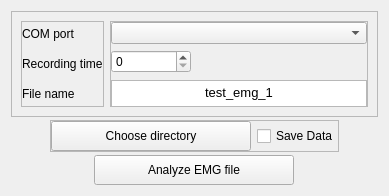
            <widget class="QWidget" name="dataTab" native="true">
             <attribute name="title">
              <string>Data</string>
             </attribute>
             <layout class="QVBoxLayout" name="verticalLayout_8">
              <property name="spacing">
               <number>3</number>
              </property>
              <item alignment="Qt::AlignHCenter">
               <widget class="QFrame" name="frame_5">
                <property name="frameShape">
                 <enum>QFrame::StyledPanel</enum>
                </property>
                <property name="frameShadow">
                 <enum>QFrame::Raised</enum>
                </property>
                <layout class="QHBoxLayout" name="horizontalLayout_12">
                 <item>
                  <widget class="QFrame" name="frame_20">
                   <property name="frameShape">
                    <enum>QFrame::StyledPanel</enum>
                   </property>
                   <property name="frameShadow">
                    <enum>QFrame::Raised</enum>
                   </property>
                   <layout class="QVBoxLayout" name="verticalLayout_19">
                    <property name="leftMargin">
                     <number>0</number>
                    </property>
                    <property name="topMargin">
                     <number>0</number>
                    </property>
                    <property name="rightMargin">
                     <number>0</number>
                    </property>
                    <property name="bottomMargin">
                     <number>0</number>
                    </property>
                    <item>
                     <widget class="QLabel" name="label_24">
                      <property name="text">
                       <string>COM port</string>
                      </property>
                     </widget>
                    </item>
                    <item>
                     <widget class="QLabel" name="label_2">
                      <property name="text">
                       <string>Recording time</string>
                      </property>
                     </widget>
                    </item>
                    <item>
                     <widget class="QLabel" name="label">
                      <property name="text">
                       <string>File name</string>
                      </property>
                     </widget>
                    </item>
                   </layout>
                  </widget>
                 </item>
                 <item>
                  <widget class="QFrame" name="frame_21">
                   <property name="frameShape">
                    <enum>QFrame::StyledPanel</enum>
                   </property>
                   <property name="frameShadow">
                    <enum>QFrame::Raised</enum>
                   </property>
                   <layout class="QVBoxLayout" name="verticalLayout_20">
                    <property name="leftMargin">
                     <number>0</number>
                    </property>
                    <property name="topMargin">
                     <number>0</number>
                    </property>
                    <property name="rightMargin">
                     <number>0</number>
                    </property>
                    <property name="bottomMargin">
                     <number>0</number>
                    </property>
                    <item>
                     <widget class="QComboBox" name="comBox">
                      <property name="editable">
                       <bool>false</bool>
                      </property>
                     </widget>
                    </item>
                    <item>
                     <widget class="QSpinBox" name="recordingTimeBox">
                      <property name="maximumSize">
                       <size>
                        <width>80</width>
                        <height>16777215</height>
                       </size>
                      </property>
                      <property name="maximum">
                       <number>9999</number>
                      </property>
                     </widget>
                    </item>
                    <item>
                     <widget class="QTextEdit" name="nameEdit">
                      <property name="sizePolicy">
                       <sizepolicy hsizetype="Expanding" vsizetype="MinimumExpanding">
                        <horstretch>0</horstretch>
                        <verstretch>0</verstretch>
                       </sizepolicy>
                      </property>
                      <property name="minimumSize">
                       <size>
                        <width>0</width>
                        <height>27</height>
                       </size>
                      </property>
                      <property name="maximumSize">
                       <size>
                        <width>16777215</width>
                        <height>25</height>
                       </size>
                      </property>
                      <property name="html">
                       <string>&lt;!DOCTYPE HTML PUBLIC &quot;-//W3C//DTD HTML 4.0//EN&quot; &quot;http://www.w3.org/TR/REC-html40/strict.dtd&quot;&gt;
&lt;html&gt;&lt;head&gt;&lt;meta name=&quot;qrichtext&quot; content=&quot;1&quot; /&gt;&lt;style type=&quot;text/css&quot;&gt;
p, li { white-space: pre-wrap; }
&lt;/style&gt;&lt;/head&gt;&lt;body style=&quot; font-family:'Roboto'; font-size:10pt; font-weight:400; font-style:normal;&quot;&gt;
&lt;p align=&quot;center&quot; style=&quot; margin-top:0px; margin-bottom:0px; margin-left:0px; margin-right:0px; -qt-block-indent:0; text-indent:0px;&quot;&gt;test_emg_1&lt;/p&gt;&lt;/body&gt;&lt;/html&gt;</string>
                      </property>
                     </widget>
                    </item>
                   </layout>
                  </widget>
                 </item>
                </layout>
               </widget>
              </item>
              <item alignment="Qt::AlignHCenter">
               <widget class="QFrame" name="frame_3">
                <property name="frameShape">
                 <enum>QFrame::StyledPanel</enum>
                </property>
                <property name="frameShadow">
                 <enum>QFrame::Raised</enum>
                </property>
                <layout class="QHBoxLayout" name="horizontalLayout_5">
                 <property name="leftMargin">
                  <number>0</number>
                 </property>
                 <property name="topMargin">
                  <number>0</number>
                 </property>
                 <property name="rightMargin">
                  <number>0</number>
                 </property>
                 <property name="bottomMargin">
                  <number>0</number>
                 </property>
                 <item>
                  <widget class="QPushButton" name="saveDirectoryButton">
                   <property name="sizePolicy">
                    <sizepolicy hsizetype="Minimum" vsizetype="Minimum">
                     <horstretch>0</horstretch>
                     <verstretch>0</verstretch>
                    </sizepolicy>
                   </property>
                   <property name="minimumSize">
                    <size>
                     <width>200</width>
                     <height>30</height>
                    </size>
                   </property>
                   <property name="styleSheet">
                    <string notr="true"/>
                   </property>
                   <property name="text">
                    <string>Choose directory</string>
                   </property>
                  </widget>
                 </item>
                 <item>
                  <widget class="QCheckBox" name="saveCheckBox">
                   <property name="text">
                    <string>Save Data</string>
                   </property>
                  </widget>
                 </item>
                </layout>
               </widget>
              </item>
              <item alignment="Qt::AlignHCenter">
               <widget class="QPushButton" name="analyzeButton">
                <property name="sizePolicy">
                 <sizepolicy hsizetype="Minimum" vsizetype="Minimum">
                  <horstretch>0</horstretch>
                  <verstretch>0</verstretch>
                 </sizepolicy>
                </property>
                <property name="minimumSize">
                 <size>
                  <width>200</width>
                  <height>30</height>
                 </size>
                </property>
                <property name="maximumSize">
                 <size>
                  <width>200</width>
                  <height>16777215</height>
                 </size>
                </property>
                <property name="text">
                 <string>Analyze EMG file</string>
                </property>
               </widget>
              </item>
             </layout>
            </widget>
